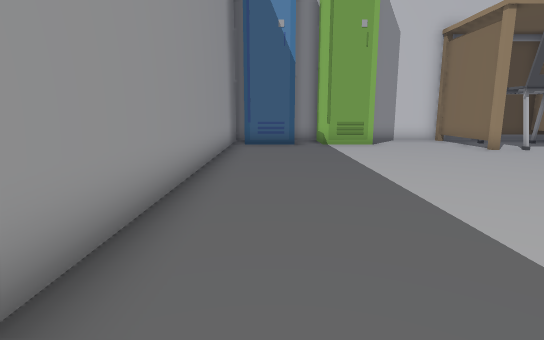
[1] (above)

19 first-person views from a walk through a Unity game level. The camera is 1.2 m above the floor, tilts 10° down and sees 80° across. The floor is counted in squares, 1 m on a side. Each view is taken from the middle of a square. On the plan, view 1 faces up. The plan holds only what a view shows up to about 14 squares ahead; the rest is blank. The player is left out. Some animated figures are left out.

[2]
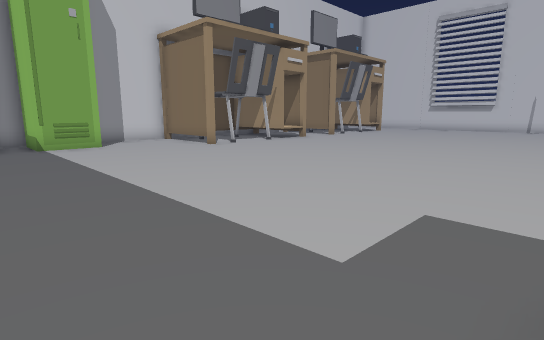

[3]
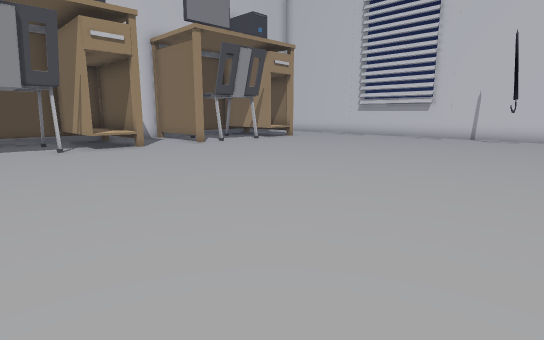

[4]
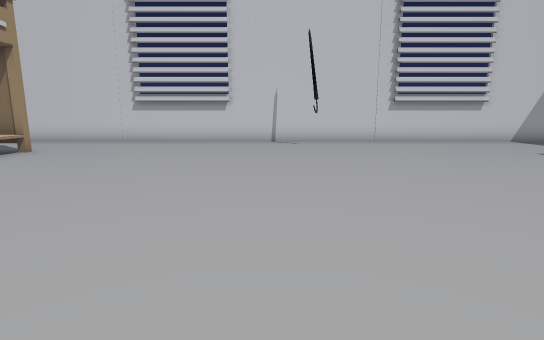

[5]
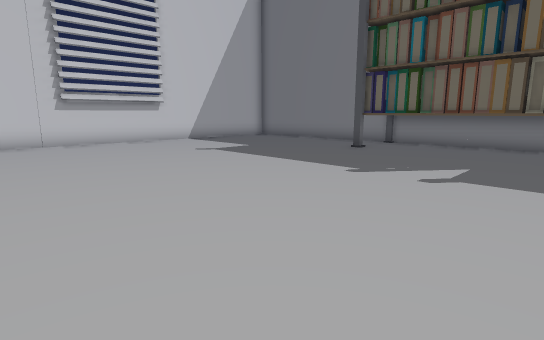

[6]
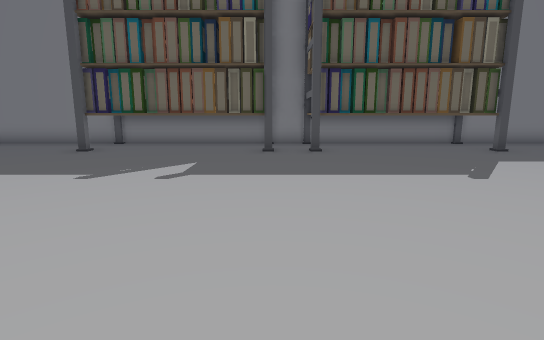

[7]
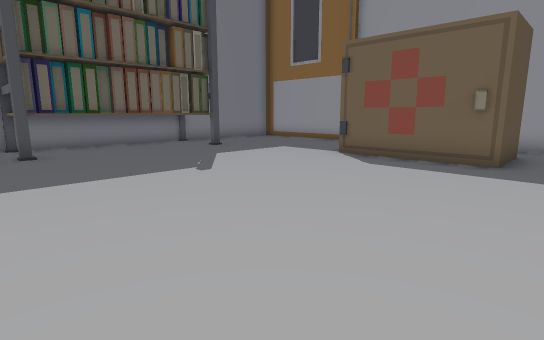

[8]
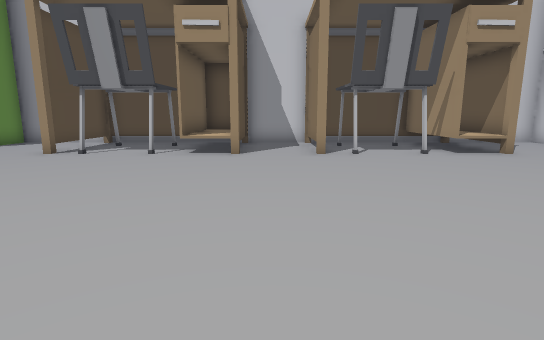

[9]
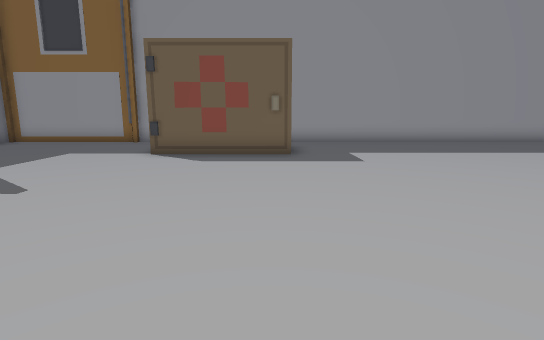

[10]
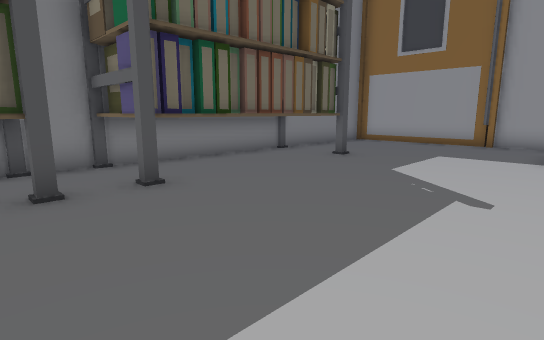

[11]
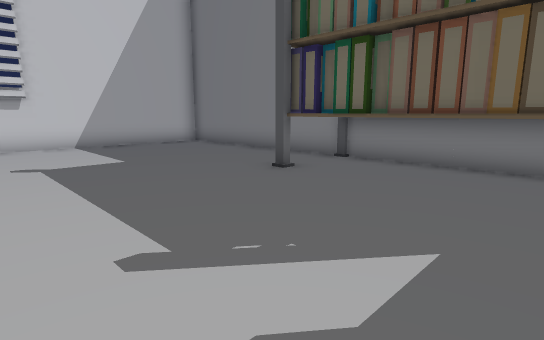

[12]
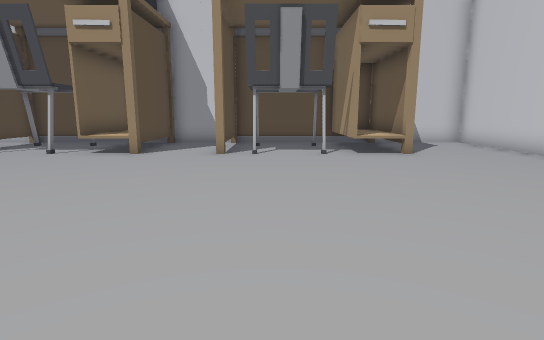

[13]
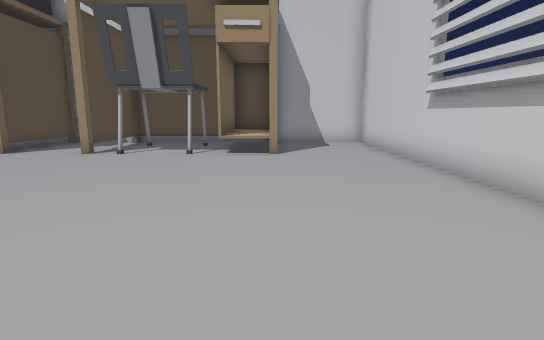

[14]
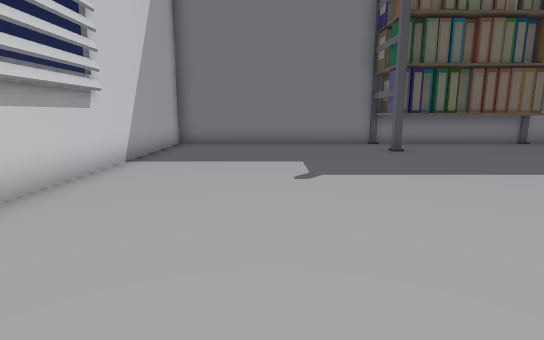

[15]
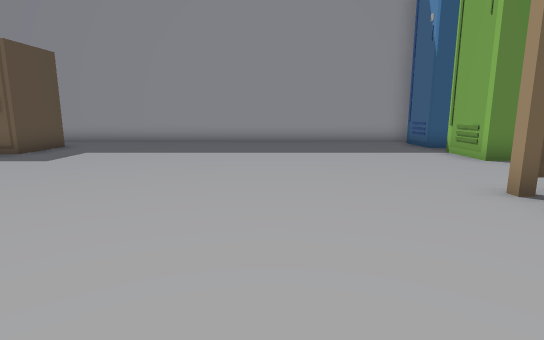

[16]
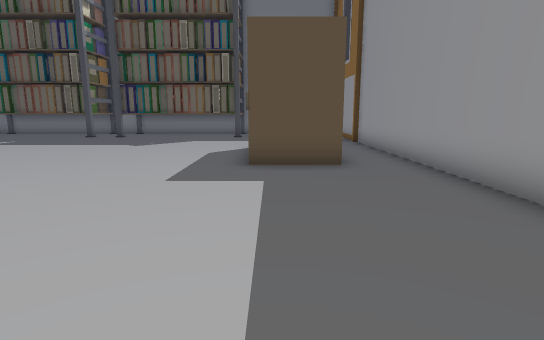

[17]
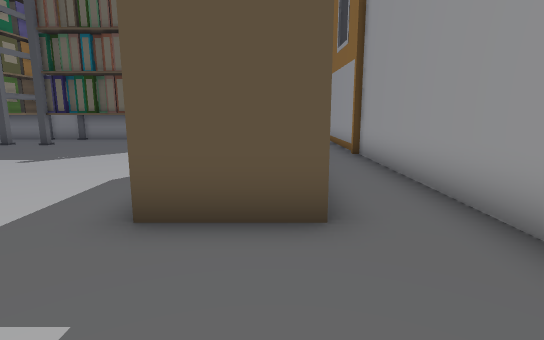

[18]
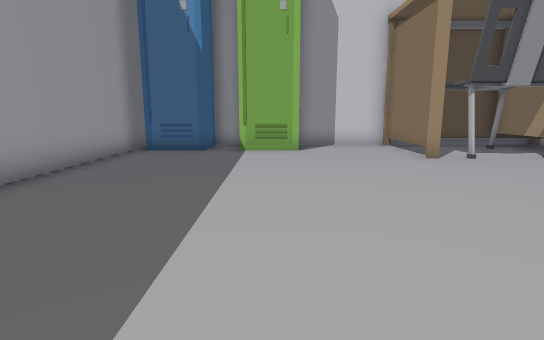

[19]
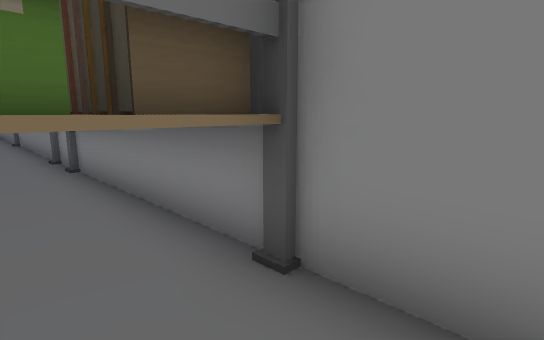

### Floor plan
Key: @ floor where view 1 was taken; # wall or solid block; . main floor; : floor 0.5 m higher than the main floor; T table; C chair; B books; O other object.
Columns run from 2 left of view 1 to 25 right of it. Each row starts with its distance up from view 1.
 15       ####     ###     #####
 14    ####..####T##.#####TT...#
 13 #######..TC.CT:#..C..CTT...#
 12 #........T...T:#..T...TT...#
 11 #........TC.CT:T.TC..CTT...#
 10 #..........................#
  9 #..........................#
  8 #..........................#
  7 #..........................#
  6 #..........................#
  5 #..........................#
  4 #..........................#
  3 #..........................#
  2 #..........................#
  1 #..........................#
  0 #.@........................#
 -1 #..##O.....................#
 -2 #.. #......................#
 -3 #.. #......................#
 -4 #.. #......................#
 -5 #..........................#
 -6 #..........................#
 -7 #..........................#
 -8 #..........................#
 -9 #.....######.#######.......#
-10 #.....BBBBBBBBBBBBBB.......#
-11 #.....BBB   #B     B.......#
-12 ############################

Positions as (right, up) in squares from view 1, and headings:
1: (0, 0), facing up
2: (0, 0), facing up-right
3: (8, -1), facing up-right
4: (11, 3), facing right
5: (11, 1), facing down-right
6: (11, 1), facing down
7: (11, 1), facing down-left
8: (14, 1), facing up
9: (12, -1), facing left
10: (12, -4), facing down-left
11: (12, -4), facing down-right
12: (17, 1), facing up
13: (21, 1), facing up
14: (21, 1), facing down
15: (12, 7), facing left
16: (2, 7), facing down
17: (1, 3), facing down
18: (3, 2), facing up
19: (2, -10), facing down-right
